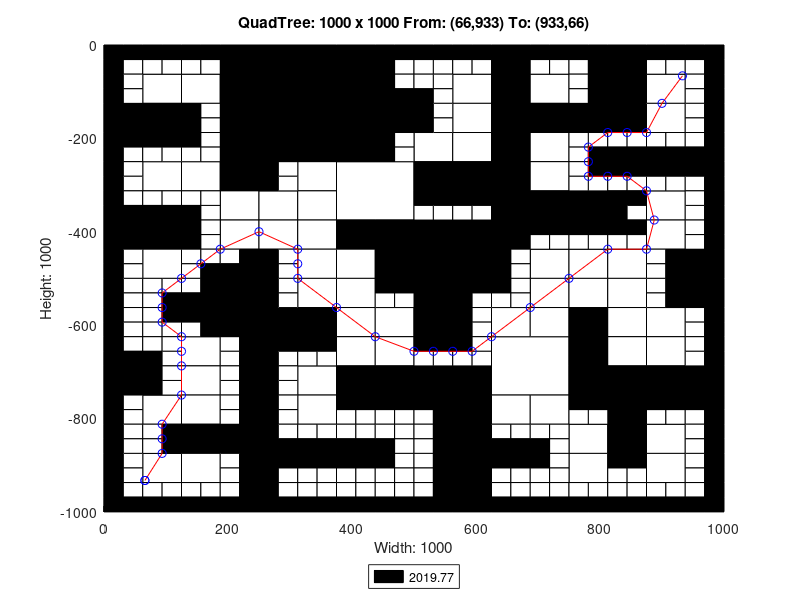

Recreate this plot in MATLAB.
axis([0 1000 -1000 0]);
title('QuadTree: 1000 x 1000 From: (66,933) To: (933,66)');
xlabel('Width: 1000');
ylabel('Height: 1000');
rectangle('Position',[250 -125 125 125], 'FaceColor',[0 0 0]);
rectangle('Position',[250 -250 125 125], 'FaceColor',[0 0 0]);
rectangle('Position',[375 -375 125 125], 'FaceColor',[1 1 1]);
rectangle('Position',[500 -500 125 125], 'FaceColor',[0 0 0]);
rectangle('Position',[625 -750 125 125], 'FaceColor',[1 1 1]);
rectangle('Position',[62.5 -125 62.5 62.5], 'FaceColor',[1 1 1]);
rectangle('Position',[187.5 -62.5 62.5 62.5], 'FaceColor',[0 0 0]);
rectangle('Position',[125 -125 62.5 62.5], 'FaceColor',[1 1 1]);
rectangle('Position',[187.5 -125 62.5 62.5], 'FaceColor',[0 0 0]);
rectangle('Position',[0 -187.5 62.5 62.5], 'FaceColor',[0 0 0]);
rectangle('Position',[62.5 -187.5 62.5 62.5], 'FaceColor',[0 0 0]);
rectangle('Position',[187.5 -187.5 62.5 62.5], 'FaceColor',[0 0 0]);
rectangle('Position',[187.5 -250 62.5 62.5], 'FaceColor',[0 0 0]);
rectangle('Position',[375 -62.5 62.5 62.5], 'FaceColor',[0 0 0]);
rectangle('Position',[375 -125 62.5 62.5], 'FaceColor',[0 0 0]);
rectangle('Position',[375 -187.5 62.5 62.5], 'FaceColor',[0 0 0]);
rectangle('Position',[437.5 -187.5 62.5 62.5], 'FaceColor',[0 0 0]);
rectangle('Position',[375 -250 62.5 62.5], 'FaceColor',[0 0 0]);
rectangle('Position',[62.5 -312.5 62.5 62.5], 'FaceColor',[1 1 1]);
rectangle('Position',[125 -312.5 62.5 62.5], 'FaceColor',[1 1 1]);
rectangle('Position',[187.5 -312.5 62.5 62.5], 'FaceColor',[0 0 0]);
rectangle('Position',[187.5 -375 62.5 62.5], 'FaceColor',[1 1 1]);
rectangle('Position',[0 -437.5 62.5 62.5], 'FaceColor',[0 0 0]);
rectangle('Position',[62.5 -437.5 62.5 62.5], 'FaceColor',[0 0 0]);
rectangle('Position',[62.5 -500 62.5 62.5], 'FaceColor',[1 1 1]);
rectangle('Position',[187.5 -437.5 62.5 62.5], 'FaceColor',[1 1 1]);
rectangle('Position',[312.5 -312.5 62.5 62.5], 'FaceColor',[1 1 1]);
rectangle('Position',[250 -375 62.5 62.5], 'FaceColor',[1 1 1]);
rectangle('Position',[312.5 -375 62.5 62.5], 'FaceColor',[1 1 1]);
rectangle('Position',[250 -437.5 62.5 62.5], 'FaceColor',[1 1 1]);
rectangle('Position',[312.5 -437.5 62.5 62.5], 'FaceColor',[1 1 1]);
rectangle('Position',[312.5 -500 62.5 62.5], 'FaceColor',[1 1 1]);
rectangle('Position',[375 -437.5 62.5 62.5], 'FaceColor',[0 0 0]);
rectangle('Position',[437.5 -437.5 62.5 62.5], 'FaceColor',[0 0 0]);
rectangle('Position',[375 -500 62.5 62.5], 'FaceColor',[1 1 1]);
rectangle('Position',[437.5 -500 62.5 62.5], 'FaceColor',[0 0 0]);
rectangle('Position',[562.5 -125 62.5 62.5], 'FaceColor',[1 1 1]);
rectangle('Position',[625 -62.5 62.5 62.5], 'FaceColor',[0 0 0]);
rectangle('Position',[625 -125 62.5 62.5], 'FaceColor',[0 0 0]);
rectangle('Position',[687.5 -125 62.5 62.5], 'FaceColor',[1 1 1]);
rectangle('Position',[562.5 -187.5 62.5 62.5], 'FaceColor',[1 1 1]);
rectangle('Position',[500 -250 62.5 62.5], 'FaceColor',[1 1 1]);
rectangle('Position',[562.5 -250 62.5 62.5], 'FaceColor',[1 1 1]);
rectangle('Position',[625 -187.5 62.5 62.5], 'FaceColor',[0 0 0]);
rectangle('Position',[687.5 -187.5 62.5 62.5], 'FaceColor',[0 0 0]);
rectangle('Position',[625 -250 62.5 62.5], 'FaceColor',[0 0 0]);
rectangle('Position',[687.5 -250 62.5 62.5], 'FaceColor',[1 1 1]);
rectangle('Position',[812.5 -62.5 62.5 62.5], 'FaceColor',[0 0 0]);
rectangle('Position',[812.5 -125 62.5 62.5], 'FaceColor',[0 0 0]);
rectangle('Position',[875 -125 62.5 62.5], 'FaceColor',[1 1 1]);
rectangle('Position',[750 -187.5 62.5 62.5], 'FaceColor',[0 0 0]);
rectangle('Position',[812.5 -187.5 62.5 62.5], 'FaceColor',[0 0 0]);
rectangle('Position',[875 -187.5 62.5 62.5], 'FaceColor',[1 1 1]);
rectangle('Position',[500 -312.5 62.5 62.5], 'FaceColor',[0 0 0]);
rectangle('Position',[562.5 -312.5 62.5 62.5], 'FaceColor',[0 0 0]);
rectangle('Position',[625 -312.5 62.5 62.5], 'FaceColor',[0 0 0]);
rectangle('Position',[687.5 -312.5 62.5 62.5], 'FaceColor',[1 1 1]);
rectangle('Position',[625 -375 62.5 62.5], 'FaceColor',[0 0 0]);
rectangle('Position',[687.5 -375 62.5 62.5], 'FaceColor',[0 0 0]);
rectangle('Position',[625 -437.5 62.5 62.5], 'FaceColor',[0 0 0]);
rectangle('Position',[687.5 -500 62.5 62.5], 'FaceColor',[1 1 1]);
rectangle('Position',[750 -375 62.5 62.5], 'FaceColor',[0 0 0]);
rectangle('Position',[875 -375 62.5 62.5], 'FaceColor',[1 1 1]);
rectangle('Position',[750 -500 62.5 62.5], 'FaceColor',[1 1 1]);
rectangle('Position',[812.5 -500 62.5 62.5], 'FaceColor',[1 1 1]);
rectangle('Position',[875 -437.5 62.5 62.5], 'FaceColor',[1 1 1]);
rectangle('Position',[937.5 -500 62.5 62.5], 'FaceColor',[0 0 0]);
rectangle('Position',[187.5 -562.5 62.5 62.5], 'FaceColor',[0 0 0]);
rectangle('Position',[187.5 -625 62.5 62.5], 'FaceColor',[0 0 0]);
rectangle('Position',[0 -750 62.5 62.5], 'FaceColor',[0 0 0]);
rectangle('Position',[125 -687.5 62.5 62.5], 'FaceColor',[1 1 1]);
rectangle('Position',[125 -750 62.5 62.5], 'FaceColor',[1 1 1]);
rectangle('Position',[312.5 -562.5 62.5 62.5], 'FaceColor',[1 1 1]);
rectangle('Position',[250 -625 62.5 62.5], 'FaceColor',[0 0 0]);
rectangle('Position',[312.5 -625 62.5 62.5], 'FaceColor',[0 0 0]);
rectangle('Position',[375 -562.5 62.5 62.5], 'FaceColor',[1 1 1]);
rectangle('Position',[375 -625 62.5 62.5], 'FaceColor',[1 1 1]);
rectangle('Position',[437.5 -625 62.5 62.5], 'FaceColor',[1 1 1]);
rectangle('Position',[312.5 -750 62.5 62.5], 'FaceColor',[1 1 1]);
rectangle('Position',[375 -687.5 62.5 62.5], 'FaceColor',[1 1 1]);
rectangle('Position',[437.5 -687.5 62.5 62.5], 'FaceColor',[1 1 1]);
rectangle('Position',[375 -750 62.5 62.5], 'FaceColor',[0 0 0]);
rectangle('Position',[437.5 -750 62.5 62.5], 'FaceColor',[0 0 0]);
rectangle('Position',[62.5 -812.5 62.5 62.5], 'FaceColor',[1 1 1]);
rectangle('Position',[125 -812.5 62.5 62.5], 'FaceColor',[1 1 1]);
rectangle('Position',[125 -875 62.5 62.5], 'FaceColor',[0 0 0]);
rectangle('Position',[187.5 -875 62.5 62.5], 'FaceColor',[0 0 0]);
rectangle('Position',[62.5 -937.5 62.5 62.5], 'FaceColor',[1 1 1]);
rectangle('Position',[125 -937.5 62.5 62.5], 'FaceColor',[1 1 1]);
rectangle('Position',[312.5 -812.5 62.5 62.5], 'FaceColor',[1 1 1]);
rectangle('Position',[500 -562.5 62.5 62.5], 'FaceColor',[0 0 0]);
rectangle('Position',[500 -625 62.5 62.5], 'FaceColor',[0 0 0]);
rectangle('Position',[687.5 -562.5 62.5 62.5], 'FaceColor',[1 1 1]);
rectangle('Position',[625 -625 62.5 62.5], 'FaceColor',[1 1 1]);
rectangle('Position',[687.5 -625 62.5 62.5], 'FaceColor',[1 1 1]);
rectangle('Position',[500 -750 62.5 62.5], 'FaceColor',[0 0 0]);
rectangle('Position',[562.5 -750 62.5 62.5], 'FaceColor',[0 0 0]);
rectangle('Position',[750 -562.5 62.5 62.5], 'FaceColor',[1 1 1]);
rectangle('Position',[812.5 -562.5 62.5 62.5], 'FaceColor',[1 1 1]);
rectangle('Position',[750 -625 62.5 62.5], 'FaceColor',[0 0 0]);
rectangle('Position',[812.5 -625 62.5 62.5], 'FaceColor',[1 1 1]);
rectangle('Position',[937.5 -562.5 62.5 62.5], 'FaceColor',[0 0 0]);
rectangle('Position',[875 -625 62.5 62.5], 'FaceColor',[1 1 1]);
rectangle('Position',[750 -687.5 62.5 62.5], 'FaceColor',[0 0 0]);
rectangle('Position',[812.5 -687.5 62.5 62.5], 'FaceColor',[1 1 1]);
rectangle('Position',[750 -750 62.5 62.5], 'FaceColor',[0 0 0]);
rectangle('Position',[812.5 -750 62.5 62.5], 'FaceColor',[0 0 0]);
rectangle('Position',[875 -687.5 62.5 62.5], 'FaceColor',[1 1 1]);
rectangle('Position',[875 -750 62.5 62.5], 'FaceColor',[0 0 0]);
rectangle('Position',[937.5 -750 62.5 62.5], 'FaceColor',[0 0 0]);
rectangle('Position',[562.5 -812.5 62.5 62.5], 'FaceColor',[0 0 0]);
rectangle('Position',[562.5 -875 62.5 62.5], 'FaceColor',[0 0 0]);
rectangle('Position',[625 -812.5 62.5 62.5], 'FaceColor',[1 1 1]);
rectangle('Position',[687.5 -812.5 62.5 62.5], 'FaceColor',[1 1 1]);
rectangle('Position',[562.5 -937.5 62.5 62.5], 'FaceColor',[0 0 0]);
rectangle('Position',[562.5 -1000 62.5 62.5], 'FaceColor',[0 0 0]);
rectangle('Position',[812.5 -812.5 62.5 62.5], 'FaceColor',[0 0 0]);
rectangle('Position',[750 -875 62.5 62.5], 'FaceColor',[1 1 1]);
rectangle('Position',[812.5 -875 62.5 62.5], 'FaceColor',[0 0 0]);
rectangle('Position',[875 -875 62.5 62.5], 'FaceColor',[1 1 1]);
rectangle('Position',[750 -937.5 62.5 62.5], 'FaceColor',[1 1 1]);
rectangle('Position',[875 -937.5 62.5 62.5], 'FaceColor',[1 1 1]);
rectangle('Position',[0 -31.25 31.25 31.25], 'FaceColor',[0 0 0]);
rectangle('Position',[31.25 -31.25 31.25 31.25], 'FaceColor',[0 0 0]);
rectangle('Position',[0 -62.5 31.25 31.25], 'FaceColor',[0 0 0]);
rectangle('Position',[31.25 -62.5 31.25 31.25], 'FaceColor',[1 1 1]);
rectangle('Position',[62.5 -31.25 31.25 31.25], 'FaceColor',[0 0 0]);
rectangle('Position',[93.75 -31.25 31.25 31.25], 'FaceColor',[0 0 0]);
rectangle('Position',[62.5 -62.5 31.25 31.25], 'FaceColor',[1 1 1]);
rectangle('Position',[93.75 -62.5 31.25 31.25], 'FaceColor',[1 1 1]);
rectangle('Position',[0 -93.75 31.25 31.25], 'FaceColor',[0 0 0]);
rectangle('Position',[31.25 -93.75 31.25 31.25], 'FaceColor',[1 1 1]);
rectangle('Position',[0 -125 31.25 31.25], 'FaceColor',[0 0 0]);
rectangle('Position',[31.25 -125 31.25 31.25], 'FaceColor',[1 1 1]);
rectangle('Position',[125 -31.25 31.25 31.25], 'FaceColor',[0 0 0]);
rectangle('Position',[156.25 -31.25 31.25 31.25], 'FaceColor',[0 0 0]);
rectangle('Position',[125 -62.5 31.25 31.25], 'FaceColor',[1 1 1]);
rectangle('Position',[156.25 -62.5 31.25 31.25], 'FaceColor',[1 1 1]);
rectangle('Position',[0 -218.75 31.25 31.25], 'FaceColor',[0 0 0]);
rectangle('Position',[31.25 -218.75 31.25 31.25], 'FaceColor',[0 0 0]);
rectangle('Position',[0 -250 31.25 31.25], 'FaceColor',[0 0 0]);
rectangle('Position',[31.25 -250 31.25 31.25], 'FaceColor',[1 1 1]);
rectangle('Position',[62.5 -218.75 31.25 31.25], 'FaceColor',[0 0 0]);
rectangle('Position',[93.75 -218.75 31.25 31.25], 'FaceColor',[0 0 0]);
rectangle('Position',[62.5 -250 31.25 31.25], 'FaceColor',[1 1 1]);
rectangle('Position',[93.75 -250 31.25 31.25], 'FaceColor',[1 1 1]);
rectangle('Position',[125 -156.25 31.25 31.25], 'FaceColor',[0 0 0]);
rectangle('Position',[156.25 -156.25 31.25 31.25], 'FaceColor',[1 1 1]);
rectangle('Position',[125 -187.5 31.25 31.25], 'FaceColor',[0 0 0]);
rectangle('Position',[156.25 -187.5 31.25 31.25], 'FaceColor',[1 1 1]);
rectangle('Position',[125 -218.75 31.25 31.25], 'FaceColor',[0 0 0]);
rectangle('Position',[156.25 -218.75 31.25 31.25], 'FaceColor',[1 1 1]);
rectangle('Position',[125 -250 31.25 31.25], 'FaceColor',[1 1 1]);
rectangle('Position',[156.25 -250 31.25 31.25], 'FaceColor',[1 1 1]);
rectangle('Position',[437.5 -31.25 31.25 31.25], 'FaceColor',[0 0 0]);
rectangle('Position',[468.75 -31.25 31.25 31.25], 'FaceColor',[0 0 0]);
rectangle('Position',[437.5 -62.5 31.25 31.25], 'FaceColor',[0 0 0]);
rectangle('Position',[468.75 -62.5 31.25 31.25], 'FaceColor',[1 1 1]);
rectangle('Position',[437.5 -93.75 31.25 31.25], 'FaceColor',[0 0 0]);
rectangle('Position',[468.75 -93.75 31.25 31.25], 'FaceColor',[1 1 1]);
rectangle('Position',[437.5 -125 31.25 31.25], 'FaceColor',[0 0 0]);
rectangle('Position',[468.75 -125 31.25 31.25], 'FaceColor',[0 0 0]);
rectangle('Position',[437.5 -218.75 31.25 31.25], 'FaceColor',[0 0 0]);
rectangle('Position',[468.75 -218.75 31.25 31.25], 'FaceColor',[1 1 1]);
rectangle('Position',[437.5 -250 31.25 31.25], 'FaceColor',[0 0 0]);
rectangle('Position',[468.75 -250 31.25 31.25], 'FaceColor',[1 1 1]);
rectangle('Position',[0 -281.25 31.25 31.25], 'FaceColor',[0 0 0]);
rectangle('Position',[31.25 -281.25 31.25 31.25], 'FaceColor',[1 1 1]);
rectangle('Position',[0 -312.5 31.25 31.25], 'FaceColor',[0 0 0]);
rectangle('Position',[31.25 -312.5 31.25 31.25], 'FaceColor',[1 1 1]);
rectangle('Position',[0 -343.75 31.25 31.25], 'FaceColor',[0 0 0]);
rectangle('Position',[31.25 -343.75 31.25 31.25], 'FaceColor',[1 1 1]);
rectangle('Position',[0 -375 31.25 31.25], 'FaceColor',[0 0 0]);
rectangle('Position',[31.25 -375 31.25 31.25], 'FaceColor',[0 0 0]);
rectangle('Position',[62.5 -343.75 31.25 31.25], 'FaceColor',[1 1 1]);
rectangle('Position',[93.75 -343.75 31.25 31.25], 'FaceColor',[1 1 1]);
rectangle('Position',[62.5 -375 31.25 31.25], 'FaceColor',[0 0 0]);
rectangle('Position',[93.75 -375 31.25 31.25], 'FaceColor',[0 0 0]);
rectangle('Position',[125 -343.75 31.25 31.25], 'FaceColor',[1 1 1]);
rectangle('Position',[156.25 -343.75 31.25 31.25], 'FaceColor',[1 1 1]);
rectangle('Position',[125 -375 31.25 31.25], 'FaceColor',[0 0 0]);
rectangle('Position',[156.25 -375 31.25 31.25], 'FaceColor',[1 1 1]);
rectangle('Position',[0 -468.75 31.25 31.25], 'FaceColor',[0 0 0]);
rectangle('Position',[31.25 -468.75 31.25 31.25], 'FaceColor',[1 1 1]);
rectangle('Position',[0 -500 31.25 31.25], 'FaceColor',[0 0 0]);
rectangle('Position',[31.25 -500 31.25 31.25], 'FaceColor',[1 1 1]);
rectangle('Position',[125 -406.25 31.25 31.25], 'FaceColor',[0 0 0]);
rectangle('Position',[156.25 -406.25 31.25 31.25], 'FaceColor',[1 1 1]);
rectangle('Position',[125 -437.5 31.25 31.25], 'FaceColor',[0 0 0]);
rectangle('Position',[156.25 -437.5 31.25 31.25], 'FaceColor',[1 1 1]);
rectangle('Position',[125 -468.75 31.25 31.25], 'FaceColor',[1 1 1]);
rectangle('Position',[156.25 -468.75 31.25 31.25], 'FaceColor',[1 1 1]);
rectangle('Position',[125 -500 31.25 31.25], 'FaceColor',[1 1 1]);
rectangle('Position',[156.25 -500 31.25 31.25], 'FaceColor',[0 0 0]);
rectangle('Position',[187.5 -468.75 31.25 31.25], 'FaceColor',[1 1 1]);
rectangle('Position',[218.75 -468.75 31.25 31.25], 'FaceColor',[0 0 0]);
rectangle('Position',[187.5 -500 31.25 31.25], 'FaceColor',[0 0 0]);
rectangle('Position',[218.75 -500 31.25 31.25], 'FaceColor',[0 0 0]);
rectangle('Position',[250 -281.25 31.25 31.25], 'FaceColor',[0 0 0]);
rectangle('Position',[281.25 -281.25 31.25 31.25], 'FaceColor',[1 1 1]);
rectangle('Position',[250 -312.5 31.25 31.25], 'FaceColor',[0 0 0]);
rectangle('Position',[281.25 -312.5 31.25 31.25], 'FaceColor',[1 1 1]);
rectangle('Position',[250 -468.75 31.25 31.25], 'FaceColor',[0 0 0]);
rectangle('Position',[281.25 -468.75 31.25 31.25], 'FaceColor',[1 1 1]);
rectangle('Position',[250 -500 31.25 31.25], 'FaceColor',[0 0 0]);
rectangle('Position',[281.25 -500 31.25 31.25], 'FaceColor',[1 1 1]);
rectangle('Position',[500 -31.25 31.25 31.25], 'FaceColor',[0 0 0]);
rectangle('Position',[531.25 -31.25 31.25 31.25], 'FaceColor',[0 0 0]);
rectangle('Position',[500 -62.5 31.25 31.25], 'FaceColor',[1 1 1]);
rectangle('Position',[531.25 -62.5 31.25 31.25], 'FaceColor',[1 1 1]);
rectangle('Position',[562.5 -31.25 31.25 31.25], 'FaceColor',[0 0 0]);
rectangle('Position',[593.75 -31.25 31.25 31.25], 'FaceColor',[0 0 0]);
rectangle('Position',[562.5 -62.5 31.25 31.25], 'FaceColor',[1 1 1]);
rectangle('Position',[593.75 -62.5 31.25 31.25], 'FaceColor',[1 1 1]);
rectangle('Position',[500 -93.75 31.25 31.25], 'FaceColor',[1 1 1]);
rectangle('Position',[531.25 -93.75 31.25 31.25], 'FaceColor',[1 1 1]);
rectangle('Position',[500 -125 31.25 31.25], 'FaceColor',[0 0 0]);
rectangle('Position',[531.25 -125 31.25 31.25], 'FaceColor',[1 1 1]);
rectangle('Position',[687.5 -31.25 31.25 31.25], 'FaceColor',[0 0 0]);
rectangle('Position',[718.75 -31.25 31.25 31.25], 'FaceColor',[0 0 0]);
rectangle('Position',[687.5 -62.5 31.25 31.25], 'FaceColor',[1 1 1]);
rectangle('Position',[718.75 -62.5 31.25 31.25], 'FaceColor',[1 1 1]);
rectangle('Position',[500 -156.25 31.25 31.25], 'FaceColor',[0 0 0]);
rectangle('Position',[531.25 -156.25 31.25 31.25], 'FaceColor',[1 1 1]);
rectangle('Position',[500 -187.5 31.25 31.25], 'FaceColor',[0 0 0]);
rectangle('Position',[531.25 -187.5 31.25 31.25], 'FaceColor',[1 1 1]);
rectangle('Position',[750 -31.25 31.25 31.25], 'FaceColor',[0 0 0]);
rectangle('Position',[781.25 -31.25 31.25 31.25], 'FaceColor',[0 0 0]);
rectangle('Position',[750 -62.5 31.25 31.25], 'FaceColor',[1 1 1]);
rectangle('Position',[781.25 -62.5 31.25 31.25], 'FaceColor',[0 0 0]);
rectangle('Position',[750 -93.75 31.25 31.25], 'FaceColor',[1 1 1]);
rectangle('Position',[781.25 -93.75 31.25 31.25], 'FaceColor',[0 0 0]);
rectangle('Position',[750 -125 31.25 31.25], 'FaceColor',[1 1 1]);
rectangle('Position',[781.25 -125 31.25 31.25], 'FaceColor',[0 0 0]);
rectangle('Position',[875 -31.25 31.25 31.25], 'FaceColor',[0 0 0]);
rectangle('Position',[906.25 -31.25 31.25 31.25], 'FaceColor',[0 0 0]);
rectangle('Position',[875 -62.5 31.25 31.25], 'FaceColor',[1 1 1]);
rectangle('Position',[906.25 -62.5 31.25 31.25], 'FaceColor',[1 1 1]);
rectangle('Position',[937.5 -31.25 31.25 31.25], 'FaceColor',[0 0 0]);
rectangle('Position',[968.75 -31.25 31.25 31.25], 'FaceColor',[0 0 0]);
rectangle('Position',[937.5 -62.5 31.25 31.25], 'FaceColor',[1 1 1]);
rectangle('Position',[968.75 -62.5 31.25 31.25], 'FaceColor',[0 0 0]);
rectangle('Position',[937.5 -93.75 31.25 31.25], 'FaceColor',[1 1 1]);
rectangle('Position',[968.75 -93.75 31.25 31.25], 'FaceColor',[0 0 0]);
rectangle('Position',[937.5 -125 31.25 31.25], 'FaceColor',[1 1 1]);
rectangle('Position',[968.75 -125 31.25 31.25], 'FaceColor',[0 0 0]);
rectangle('Position',[750 -218.75 31.25 31.25], 'FaceColor',[1 1 1]);
rectangle('Position',[781.25 -218.75 31.25 31.25], 'FaceColor',[1 1 1]);
rectangle('Position',[750 -250 31.25 31.25], 'FaceColor',[1 1 1]);
rectangle('Position',[781.25 -250 31.25 31.25], 'FaceColor',[0 0 0]);
rectangle('Position',[812.5 -218.75 31.25 31.25], 'FaceColor',[1 1 1]);
rectangle('Position',[843.75 -218.75 31.25 31.25], 'FaceColor',[1 1 1]);
rectangle('Position',[812.5 -250 31.25 31.25], 'FaceColor',[0 0 0]);
rectangle('Position',[843.75 -250 31.25 31.25], 'FaceColor',[0 0 0]);
rectangle('Position',[937.5 -156.25 31.25 31.25], 'FaceColor',[1 1 1]);
rectangle('Position',[968.75 -156.25 31.25 31.25], 'FaceColor',[0 0 0]);
rectangle('Position',[937.5 -187.5 31.25 31.25], 'FaceColor',[1 1 1]);
rectangle('Position',[968.75 -187.5 31.25 31.25], 'FaceColor',[0 0 0]);
rectangle('Position',[875 -218.75 31.25 31.25], 'FaceColor',[1 1 1]);
rectangle('Position',[906.25 -218.75 31.25 31.25], 'FaceColor',[1 1 1]);
rectangle('Position',[875 -250 31.25 31.25], 'FaceColor',[0 0 0]);
rectangle('Position',[906.25 -250 31.25 31.25], 'FaceColor',[0 0 0]);
rectangle('Position',[937.5 -218.75 31.25 31.25], 'FaceColor',[1 1 1]);
rectangle('Position',[968.75 -218.75 31.25 31.25], 'FaceColor',[0 0 0]);
rectangle('Position',[937.5 -250 31.25 31.25], 'FaceColor',[0 0 0]);
rectangle('Position',[968.75 -250 31.25 31.25], 'FaceColor',[0 0 0]);
rectangle('Position',[500 -343.75 31.25 31.25], 'FaceColor',[0 0 0]);
rectangle('Position',[531.25 -343.75 31.25 31.25], 'FaceColor',[0 0 0]);
rectangle('Position',[500 -375 31.25 31.25], 'FaceColor',[1 1 1]);
rectangle('Position',[531.25 -375 31.25 31.25], 'FaceColor',[1 1 1]);
rectangle('Position',[562.5 -343.75 31.25 31.25], 'FaceColor',[0 0 0]);
rectangle('Position',[593.75 -343.75 31.25 31.25], 'FaceColor',[0 0 0]);
rectangle('Position',[562.5 -375 31.25 31.25], 'FaceColor',[1 1 1]);
rectangle('Position',[593.75 -375 31.25 31.25], 'FaceColor',[1 1 1]);
rectangle('Position',[687.5 -406.25 31.25 31.25], 'FaceColor',[0 0 0]);
rectangle('Position',[718.75 -406.25 31.25 31.25], 'FaceColor',[0 0 0]);
rectangle('Position',[687.5 -437.5 31.25 31.25], 'FaceColor',[1 1 1]);
rectangle('Position',[718.75 -437.5 31.25 31.25], 'FaceColor',[1 1 1]);
rectangle('Position',[625 -468.75 31.25 31.25], 'FaceColor',[0 0 0]);
rectangle('Position',[656.25 -468.75 31.25 31.25], 'FaceColor',[1 1 1]);
rectangle('Position',[625 -500 31.25 31.25], 'FaceColor',[0 0 0]);
rectangle('Position',[656.25 -500 31.25 31.25], 'FaceColor',[1 1 1]);
rectangle('Position',[750 -281.25 31.25 31.25], 'FaceColor',[1 1 1]);
rectangle('Position',[781.25 -281.25 31.25 31.25], 'FaceColor',[0 0 0]);
rectangle('Position',[750 -312.5 31.25 31.25], 'FaceColor',[1 1 1]);
rectangle('Position',[781.25 -312.5 31.25 31.25], 'FaceColor',[1 1 1]);
rectangle('Position',[812.5 -281.25 31.25 31.25], 'FaceColor',[0 0 0]);
rectangle('Position',[843.75 -281.25 31.25 31.25], 'FaceColor',[0 0 0]);
rectangle('Position',[812.5 -312.5 31.25 31.25], 'FaceColor',[1 1 1]);
rectangle('Position',[843.75 -312.5 31.25 31.25], 'FaceColor',[1 1 1]);
rectangle('Position',[812.5 -343.75 31.25 31.25], 'FaceColor',[0 0 0]);
rectangle('Position',[843.75 -343.75 31.25 31.25], 'FaceColor',[0 0 0]);
rectangle('Position',[812.5 -375 31.25 31.25], 'FaceColor',[0 0 0]);
rectangle('Position',[843.75 -375 31.25 31.25], 'FaceColor',[1 1 1]);
rectangle('Position',[875 -281.25 31.25 31.25], 'FaceColor',[0 0 0]);
rectangle('Position',[906.25 -281.25 31.25 31.25], 'FaceColor',[0 0 0]);
rectangle('Position',[875 -312.5 31.25 31.25], 'FaceColor',[1 1 1]);
rectangle('Position',[906.25 -312.5 31.25 31.25], 'FaceColor',[1 1 1]);
rectangle('Position',[937.5 -281.25 31.25 31.25], 'FaceColor',[0 0 0]);
rectangle('Position',[968.75 -281.25 31.25 31.25], 'FaceColor',[0 0 0]);
rectangle('Position',[937.5 -312.5 31.25 31.25], 'FaceColor',[1 1 1]);
rectangle('Position',[968.75 -312.5 31.25 31.25], 'FaceColor',[0 0 0]);
rectangle('Position',[937.5 -343.75 31.25 31.25], 'FaceColor',[1 1 1]);
rectangle('Position',[968.75 -343.75 31.25 31.25], 'FaceColor',[0 0 0]);
rectangle('Position',[937.5 -375 31.25 31.25], 'FaceColor',[1 1 1]);
rectangle('Position',[968.75 -375 31.25 31.25], 'FaceColor',[0 0 0]);
rectangle('Position',[750 -406.25 31.25 31.25], 'FaceColor',[0 0 0]);
rectangle('Position',[781.25 -406.25 31.25 31.25], 'FaceColor',[0 0 0]);
rectangle('Position',[750 -437.5 31.25 31.25], 'FaceColor',[1 1 1]);
rectangle('Position',[781.25 -437.5 31.25 31.25], 'FaceColor',[1 1 1]);
rectangle('Position',[812.5 -406.25 31.25 31.25], 'FaceColor',[0 0 0]);
rectangle('Position',[843.75 -406.25 31.25 31.25], 'FaceColor',[0 0 0]);
rectangle('Position',[812.5 -437.5 31.25 31.25], 'FaceColor',[1 1 1]);
rectangle('Position',[843.75 -437.5 31.25 31.25], 'FaceColor',[1 1 1]);
rectangle('Position',[937.5 -406.25 31.25 31.25], 'FaceColor',[1 1 1]);
rectangle('Position',[968.75 -406.25 31.25 31.25], 'FaceColor',[0 0 0]);
rectangle('Position',[937.5 -437.5 31.25 31.25], 'FaceColor',[1 1 1]);
rectangle('Position',[968.75 -437.5 31.25 31.25], 'FaceColor',[0 0 0]);
rectangle('Position',[875 -468.75 31.25 31.25], 'FaceColor',[1 1 1]);
rectangle('Position',[906.25 -468.75 31.25 31.25], 'FaceColor',[0 0 0]);
rectangle('Position',[875 -500 31.25 31.25], 'FaceColor',[1 1 1]);
rectangle('Position',[906.25 -500 31.25 31.25], 'FaceColor',[0 0 0]);
rectangle('Position',[0 -531.25 31.25 31.25], 'FaceColor',[0 0 0]);
rectangle('Position',[31.25 -531.25 31.25 31.25], 'FaceColor',[1 1 1]);
rectangle('Position',[0 -562.5 31.25 31.25], 'FaceColor',[0 0 0]);
rectangle('Position',[31.25 -562.5 31.25 31.25], 'FaceColor',[1 1 1]);
rectangle('Position',[62.5 -531.25 31.25 31.25], 'FaceColor',[1 1 1]);
rectangle('Position',[93.75 -531.25 31.25 31.25], 'FaceColor',[1 1 1]);
rectangle('Position',[62.5 -562.5 31.25 31.25], 'FaceColor',[1 1 1]);
rectangle('Position',[93.75 -562.5 31.25 31.25], 'FaceColor',[0 0 0]);
rectangle('Position',[0 -593.75 31.25 31.25], 'FaceColor',[0 0 0]);
rectangle('Position',[31.25 -593.75 31.25 31.25], 'FaceColor',[1 1 1]);
rectangle('Position',[0 -625 31.25 31.25], 'FaceColor',[0 0 0]);
rectangle('Position',[31.25 -625 31.25 31.25], 'FaceColor',[1 1 1]);
rectangle('Position',[62.5 -593.75 31.25 31.25], 'FaceColor',[1 1 1]);
rectangle('Position',[93.75 -593.75 31.25 31.25], 'FaceColor',[0 0 0]);
rectangle('Position',[62.5 -625 31.25 31.25], 'FaceColor',[1 1 1]);
rectangle('Position',[93.75 -625 31.25 31.25], 'FaceColor',[1 1 1]);
rectangle('Position',[125 -531.25 31.25 31.25], 'FaceColor',[1 1 1]);
rectangle('Position',[156.25 -531.25 31.25 31.25], 'FaceColor',[0 0 0]);
rectangle('Position',[125 -562.5 31.25 31.25], 'FaceColor',[0 0 0]);
rectangle('Position',[156.25 -562.5 31.25 31.25], 'FaceColor',[0 0 0]);
rectangle('Position',[125 -593.75 31.25 31.25], 'FaceColor',[0 0 0]);
rectangle('Position',[156.25 -593.75 31.25 31.25], 'FaceColor',[0 0 0]);
rectangle('Position',[125 -625 31.25 31.25], 'FaceColor',[1 1 1]);
rectangle('Position',[156.25 -625 31.25 31.25], 'FaceColor',[0 0 0]);
rectangle('Position',[0 -656.25 31.25 31.25], 'FaceColor',[0 0 0]);
rectangle('Position',[31.25 -656.25 31.25 31.25], 'FaceColor',[1 1 1]);
rectangle('Position',[0 -687.5 31.25 31.25], 'FaceColor',[0 0 0]);
rectangle('Position',[31.25 -687.5 31.25 31.25], 'FaceColor',[0 0 0]);
rectangle('Position',[62.5 -656.25 31.25 31.25], 'FaceColor',[1 1 1]);
rectangle('Position',[93.75 -656.25 31.25 31.25], 'FaceColor',[1 1 1]);
rectangle('Position',[62.5 -687.5 31.25 31.25], 'FaceColor',[0 0 0]);
rectangle('Position',[93.75 -687.5 31.25 31.25], 'FaceColor',[1 1 1]);
rectangle('Position',[62.5 -718.75 31.25 31.25], 'FaceColor',[0 0 0]);
rectangle('Position',[93.75 -718.75 31.25 31.25], 'FaceColor',[1 1 1]);
rectangle('Position',[62.5 -750 31.25 31.25], 'FaceColor',[0 0 0]);
rectangle('Position',[93.75 -750 31.25 31.25], 'FaceColor',[1 1 1]);
rectangle('Position',[187.5 -656.25 31.25 31.25], 'FaceColor',[1 1 1]);
rectangle('Position',[218.75 -656.25 31.25 31.25], 'FaceColor',[0 0 0]);
rectangle('Position',[187.5 -687.5 31.25 31.25], 'FaceColor',[1 1 1]);
rectangle('Position',[218.75 -687.5 31.25 31.25], 'FaceColor',[0 0 0]);
rectangle('Position',[187.5 -718.75 31.25 31.25], 'FaceColor',[1 1 1]);
rectangle('Position',[218.75 -718.75 31.25 31.25], 'FaceColor',[0 0 0]);
rectangle('Position',[187.5 -750 31.25 31.25], 'FaceColor',[1 1 1]);
rectangle('Position',[218.75 -750 31.25 31.25], 'FaceColor',[0 0 0]);
rectangle('Position',[250 -531.25 31.25 31.25], 'FaceColor',[0 0 0]);
rectangle('Position',[281.25 -531.25 31.25 31.25], 'FaceColor',[1 1 1]);
rectangle('Position',[250 -562.5 31.25 31.25], 'FaceColor',[0 0 0]);
rectangle('Position',[281.25 -562.5 31.25 31.25], 'FaceColor',[1 1 1]);
rectangle('Position',[437.5 -531.25 31.25 31.25], 'FaceColor',[0 0 0]);
rectangle('Position',[468.75 -531.25 31.25 31.25], 'FaceColor',[0 0 0]);
rectangle('Position',[437.5 -562.5 31.25 31.25], 'FaceColor',[1 1 1]);
rectangle('Position',[468.75 -562.5 31.25 31.25], 'FaceColor',[1 1 1]);
rectangle('Position',[250 -656.25 31.25 31.25], 'FaceColor',[0 0 0]);
rectangle('Position',[281.25 -656.25 31.25 31.25], 'FaceColor',[0 0 0]);
rectangle('Position',[250 -687.5 31.25 31.25], 'FaceColor',[0 0 0]);
rectangle('Position',[281.25 -687.5 31.25 31.25], 'FaceColor',[1 1 1]);
rectangle('Position',[312.5 -656.25 31.25 31.25], 'FaceColor',[0 0 0]);
rectangle('Position',[343.75 -656.25 31.25 31.25], 'FaceColor',[0 0 0]);
rectangle('Position',[312.5 -687.5 31.25 31.25], 'FaceColor',[1 1 1]);
rectangle('Position',[343.75 -687.5 31.25 31.25], 'FaceColor',[1 1 1]);
rectangle('Position',[250 -718.75 31.25 31.25], 'FaceColor',[0 0 0]);
rectangle('Position',[281.25 -718.75 31.25 31.25], 'FaceColor',[1 1 1]);
rectangle('Position',[250 -750 31.25 31.25], 'FaceColor',[0 0 0]);
rectangle('Position',[281.25 -750 31.25 31.25], 'FaceColor',[1 1 1]);
rectangle('Position',[0 -781.25 31.25 31.25], 'FaceColor',[0 0 0]);
rectangle('Position',[31.25 -781.25 31.25 31.25], 'FaceColor',[1 1 1]);
rectangle('Position',[0 -812.5 31.25 31.25], 'FaceColor',[0 0 0]);
rectangle('Position',[31.25 -812.5 31.25 31.25], 'FaceColor',[1 1 1]);
rectangle('Position',[0 -843.75 31.25 31.25], 'FaceColor',[0 0 0]);
rectangle('Position',[31.25 -843.75 31.25 31.25], 'FaceColor',[1 1 1]);
rectangle('Position',[0 -875 31.25 31.25], 'FaceColor',[0 0 0]);
rectangle('Position',[31.25 -875 31.25 31.25], 'FaceColor',[1 1 1]);
rectangle('Position',[62.5 -843.75 31.25 31.25], 'FaceColor',[1 1 1]);
rectangle('Position',[93.75 -843.75 31.25 31.25], 'FaceColor',[0 0 0]);
rectangle('Position',[62.5 -875 31.25 31.25], 'FaceColor',[1 1 1]);
rectangle('Position',[93.75 -875 31.25 31.25], 'FaceColor',[0 0 0]);
rectangle('Position',[187.5 -781.25 31.25 31.25], 'FaceColor',[1 1 1]);
rectangle('Position',[218.75 -781.25 31.25 31.25], 'FaceColor',[0 0 0]);
rectangle('Position',[187.5 -812.5 31.25 31.25], 'FaceColor',[1 1 1]);
rectangle('Position',[218.75 -812.5 31.25 31.25], 'FaceColor',[0 0 0]);
rectangle('Position',[0 -906.25 31.25 31.25], 'FaceColor',[0 0 0]);
rectangle('Position',[31.25 -906.25 31.25 31.25], 'FaceColor',[1 1 1]);
rectangle('Position',[0 -937.5 31.25 31.25], 'FaceColor',[0 0 0]);
rectangle('Position',[31.25 -937.5 31.25 31.25], 'FaceColor',[1 1 1]);
rectangle('Position',[0 -968.75 31.25 31.25], 'FaceColor',[0 0 0]);
rectangle('Position',[31.25 -968.75 31.25 31.25], 'FaceColor',[1 1 1]);
rectangle('Position',[0 -1000 31.25 31.25], 'FaceColor',[0 0 0]);
rectangle('Position',[31.25 -1000 31.25 31.25], 'FaceColor',[0 0 0]);
rectangle('Position',[62.5 -968.75 31.25 31.25], 'FaceColor',[1 1 1]);
rectangle('Position',[93.75 -968.75 31.25 31.25], 'FaceColor',[1 1 1]);
rectangle('Position',[62.5 -1000 31.25 31.25], 'FaceColor',[0 0 0]);
rectangle('Position',[93.75 -1000 31.25 31.25], 'FaceColor',[0 0 0]);
rectangle('Position',[187.5 -906.25 31.25 31.25], 'FaceColor',[1 1 1]);
rectangle('Position',[218.75 -906.25 31.25 31.25], 'FaceColor',[0 0 0]);
rectangle('Position',[187.5 -937.5 31.25 31.25], 'FaceColor',[1 1 1]);
rectangle('Position',[218.75 -937.5 31.25 31.25], 'FaceColor',[0 0 0]);
rectangle('Position',[125 -968.75 31.25 31.25], 'FaceColor',[1 1 1]);
rectangle('Position',[156.25 -968.75 31.25 31.25], 'FaceColor',[1 1 1]);
rectangle('Position',[125 -1000 31.25 31.25], 'FaceColor',[0 0 0]);
rectangle('Position',[156.25 -1000 31.25 31.25], 'FaceColor',[0 0 0]);
rectangle('Position',[187.5 -968.75 31.25 31.25], 'FaceColor',[1 1 1]);
rectangle('Position',[218.75 -968.75 31.25 31.25], 'FaceColor',[0 0 0]);
rectangle('Position',[187.5 -1000 31.25 31.25], 'FaceColor',[0 0 0]);
rectangle('Position',[218.75 -1000 31.25 31.25], 'FaceColor',[0 0 0]);
rectangle('Position',[250 -781.25 31.25 31.25], 'FaceColor',[0 0 0]);
rectangle('Position',[281.25 -781.25 31.25 31.25], 'FaceColor',[1 1 1]);
rectangle('Position',[250 -812.5 31.25 31.25], 'FaceColor',[0 0 0]);
rectangle('Position',[281.25 -812.5 31.25 31.25], 'FaceColor',[1 1 1]);
rectangle('Position',[250 -843.75 31.25 31.25], 'FaceColor',[0 0 0]);
rectangle('Position',[281.25 -843.75 31.25 31.25], 'FaceColor',[1 1 1]);
rectangle('Position',[250 -875 31.25 31.25], 'FaceColor',[0 0 0]);
rectangle('Position',[281.25 -875 31.25 31.25], 'FaceColor',[0 0 0]);
rectangle('Position',[312.5 -843.75 31.25 31.25], 'FaceColor',[1 1 1]);
rectangle('Position',[343.75 -843.75 31.25 31.25], 'FaceColor',[1 1 1]);
rectangle('Position',[312.5 -875 31.25 31.25], 'FaceColor',[0 0 0]);
rectangle('Position',[343.75 -875 31.25 31.25], 'FaceColor',[0 0 0]);
rectangle('Position',[375 -781.25 31.25 31.25], 'FaceColor',[0 0 0]);
rectangle('Position',[406.25 -781.25 31.25 31.25], 'FaceColor',[0 0 0]);
rectangle('Position',[375 -812.5 31.25 31.25], 'FaceColor',[1 1 1]);
rectangle('Position',[406.25 -812.5 31.25 31.25], 'FaceColor',[1 1 1]);
rectangle('Position',[437.5 -781.25 31.25 31.25], 'FaceColor',[0 0 0]);
rectangle('Position',[468.75 -781.25 31.25 31.25], 'FaceColor',[0 0 0]);
rectangle('Position',[437.5 -812.5 31.25 31.25], 'FaceColor',[1 1 1]);
rectangle('Position',[468.75 -812.5 31.25 31.25], 'FaceColor',[1 1 1]);
rectangle('Position',[375 -843.75 31.25 31.25], 'FaceColor',[1 1 1]);
rectangle('Position',[406.25 -843.75 31.25 31.25], 'FaceColor',[1 1 1]);
rectangle('Position',[375 -875 31.25 31.25], 'FaceColor',[0 0 0]);
rectangle('Position',[406.25 -875 31.25 31.25], 'FaceColor',[0 0 0]);
rectangle('Position',[437.5 -843.75 31.25 31.25], 'FaceColor',[1 1 1]);
rectangle('Position',[468.75 -843.75 31.25 31.25], 'FaceColor',[1 1 1]);
rectangle('Position',[437.5 -875 31.25 31.25], 'FaceColor',[0 0 0]);
rectangle('Position',[468.75 -875 31.25 31.25], 'FaceColor',[1 1 1]);
rectangle('Position',[250 -906.25 31.25 31.25], 'FaceColor',[0 0 0]);
rectangle('Position',[281.25 -906.25 31.25 31.25], 'FaceColor',[0 0 0]);
rectangle('Position',[250 -937.5 31.25 31.25], 'FaceColor',[0 0 0]);
rectangle('Position',[281.25 -937.5 31.25 31.25], 'FaceColor',[1 1 1]);
rectangle('Position',[312.5 -906.25 31.25 31.25], 'FaceColor',[0 0 0]);
rectangle('Position',[343.75 -906.25 31.25 31.25], 'FaceColor',[0 0 0]);
rectangle('Position',[312.5 -937.5 31.25 31.25], 'FaceColor',[1 1 1]);
rectangle('Position',[343.75 -937.5 31.25 31.25], 'FaceColor',[1 1 1]);
rectangle('Position',[250 -968.75 31.25 31.25], 'FaceColor',[0 0 0]);
rectangle('Position',[281.25 -968.75 31.25 31.25], 'FaceColor',[1 1 1]);
rectangle('Position',[250 -1000 31.25 31.25], 'FaceColor',[0 0 0]);
rectangle('Position',[281.25 -1000 31.25 31.25], 'FaceColor',[0 0 0]);
rectangle('Position',[312.5 -968.75 31.25 31.25], 'FaceColor',[1 1 1]);
rectangle('Position',[343.75 -968.75 31.25 31.25], 'FaceColor',[1 1 1]);
rectangle('Position',[312.5 -1000 31.25 31.25], 'FaceColor',[0 0 0]);
rectangle('Position',[343.75 -1000 31.25 31.25], 'FaceColor',[0 0 0]);
rectangle('Position',[375 -906.25 31.25 31.25], 'FaceColor',[0 0 0]);
rectangle('Position',[406.25 -906.25 31.25 31.25], 'FaceColor',[0 0 0]);
rectangle('Position',[375 -937.5 31.25 31.25], 'FaceColor',[1 1 1]);
rectangle('Position',[406.25 -937.5 31.25 31.25], 'FaceColor',[1 1 1]);
rectangle('Position',[437.5 -906.25 31.25 31.25], 'FaceColor',[0 0 0]);
rectangle('Position',[468.75 -906.25 31.25 31.25], 'FaceColor',[1 1 1]);
rectangle('Position',[437.5 -937.5 31.25 31.25], 'FaceColor',[1 1 1]);
rectangle('Position',[468.75 -937.5 31.25 31.25], 'FaceColor',[1 1 1]);
rectangle('Position',[375 -968.75 31.25 31.25], 'FaceColor',[1 1 1]);
rectangle('Position',[406.25 -968.75 31.25 31.25], 'FaceColor',[1 1 1]);
rectangle('Position',[375 -1000 31.25 31.25], 'FaceColor',[0 0 0]);
rectangle('Position',[406.25 -1000 31.25 31.25], 'FaceColor',[0 0 0]);
rectangle('Position',[437.5 -968.75 31.25 31.25], 'FaceColor',[1 1 1]);
rectangle('Position',[468.75 -968.75 31.25 31.25], 'FaceColor',[1 1 1]);
rectangle('Position',[437.5 -1000 31.25 31.25], 'FaceColor',[0 0 0]);
rectangle('Position',[468.75 -1000 31.25 31.25], 'FaceColor',[0 0 0]);
rectangle('Position',[562.5 -531.25 31.25 31.25], 'FaceColor',[0 0 0]);
rectangle('Position',[593.75 -531.25 31.25 31.25], 'FaceColor',[0 0 0]);
rectangle('Position',[562.5 -562.5 31.25 31.25], 'FaceColor',[0 0 0]);
rectangle('Position',[593.75 -562.5 31.25 31.25], 'FaceColor',[1 1 1]);
rectangle('Position',[562.5 -593.75 31.25 31.25], 'FaceColor',[0 0 0]);
rectangle('Position',[593.75 -593.75 31.25 31.25], 'FaceColor',[1 1 1]);
rectangle('Position',[562.5 -625 31.25 31.25], 'FaceColor',[0 0 0]);
rectangle('Position',[593.75 -625 31.25 31.25], 'FaceColor',[1 1 1]);
rectangle('Position',[625 -531.25 31.25 31.25], 'FaceColor',[0 0 0]);
rectangle('Position',[656.25 -531.25 31.25 31.25], 'FaceColor',[1 1 1]);
rectangle('Position',[625 -562.5 31.25 31.25], 'FaceColor',[1 1 1]);
rectangle('Position',[656.25 -562.5 31.25 31.25], 'FaceColor',[1 1 1]);
rectangle('Position',[500 -656.25 31.25 31.25], 'FaceColor',[0 0 0]);
rectangle('Position',[531.25 -656.25 31.25 31.25], 'FaceColor',[0 0 0]);
rectangle('Position',[500 -687.5 31.25 31.25], 'FaceColor',[1 1 1]);
rectangle('Position',[531.25 -687.5 31.25 31.25], 'FaceColor',[1 1 1]);
rectangle('Position',[562.5 -656.25 31.25 31.25], 'FaceColor',[0 0 0]);
rectangle('Position',[593.75 -656.25 31.25 31.25], 'FaceColor',[1 1 1]);
rectangle('Position',[562.5 -687.5 31.25 31.25], 'FaceColor',[1 1 1]);
rectangle('Position',[593.75 -687.5 31.25 31.25], 'FaceColor',[1 1 1]);
rectangle('Position',[875 -531.25 31.25 31.25], 'FaceColor',[1 1 1]);
rectangle('Position',[906.25 -531.25 31.25 31.25], 'FaceColor',[0 0 0]);
rectangle('Position',[875 -562.5 31.25 31.25], 'FaceColor',[1 1 1]);
rectangle('Position',[906.25 -562.5 31.25 31.25], 'FaceColor',[0 0 0]);
rectangle('Position',[937.5 -593.75 31.25 31.25], 'FaceColor',[1 1 1]);
rectangle('Position',[968.75 -593.75 31.25 31.25], 'FaceColor',[0 0 0]);
rectangle('Position',[937.5 -625 31.25 31.25], 'FaceColor',[1 1 1]);
rectangle('Position',[968.75 -625 31.25 31.25], 'FaceColor',[0 0 0]);
rectangle('Position',[937.5 -656.25 31.25 31.25], 'FaceColor',[1 1 1]);
rectangle('Position',[968.75 -656.25 31.25 31.25], 'FaceColor',[0 0 0]);
rectangle('Position',[937.5 -687.5 31.25 31.25], 'FaceColor',[1 1 1]);
rectangle('Position',[968.75 -687.5 31.25 31.25], 'FaceColor',[0 0 0]);
rectangle('Position',[500 -781.25 31.25 31.25], 'FaceColor',[0 0 0]);
rectangle('Position',[531.25 -781.25 31.25 31.25], 'FaceColor',[0 0 0]);
rectangle('Position',[500 -812.5 31.25 31.25], 'FaceColor',[1 1 1]);
rectangle('Position',[531.25 -812.5 31.25 31.25], 'FaceColor',[0 0 0]);
rectangle('Position',[500 -843.75 31.25 31.25], 'FaceColor',[1 1 1]);
rectangle('Position',[531.25 -843.75 31.25 31.25], 'FaceColor',[0 0 0]);
rectangle('Position',[500 -875 31.25 31.25], 'FaceColor',[1 1 1]);
rectangle('Position',[531.25 -875 31.25 31.25], 'FaceColor',[0 0 0]);
rectangle('Position',[625 -843.75 31.25 31.25], 'FaceColor',[1 1 1]);
rectangle('Position',[656.25 -843.75 31.25 31.25], 'FaceColor',[1 1 1]);
rectangle('Position',[625 -875 31.25 31.25], 'FaceColor',[0 0 0]);
rectangle('Position',[656.25 -875 31.25 31.25], 'FaceColor',[0 0 0]);
rectangle('Position',[687.5 -843.75 31.25 31.25], 'FaceColor',[1 1 1]);
rectangle('Position',[718.75 -843.75 31.25 31.25], 'FaceColor',[1 1 1]);
rectangle('Position',[687.5 -875 31.25 31.25], 'FaceColor',[0 0 0]);
rectangle('Position',[718.75 -875 31.25 31.25], 'FaceColor',[1 1 1]);
rectangle('Position',[500 -906.25 31.25 31.25], 'FaceColor',[1 1 1]);
rectangle('Position',[531.25 -906.25 31.25 31.25], 'FaceColor',[0 0 0]);
rectangle('Position',[500 -937.5 31.25 31.25], 'FaceColor',[1 1 1]);
rectangle('Position',[531.25 -937.5 31.25 31.25], 'FaceColor',[0 0 0]);
rectangle('Position',[500 -968.75 31.25 31.25], 'FaceColor',[1 1 1]);
rectangle('Position',[531.25 -968.75 31.25 31.25], 'FaceColor',[0 0 0]);
rectangle('Position',[500 -1000 31.25 31.25], 'FaceColor',[0 0 0]);
rectangle('Position',[531.25 -1000 31.25 31.25], 'FaceColor',[0 0 0]);
rectangle('Position',[625 -906.25 31.25 31.25], 'FaceColor',[0 0 0]);
rectangle('Position',[656.25 -906.25 31.25 31.25], 'FaceColor',[0 0 0]);
rectangle('Position',[625 -937.5 31.25 31.25], 'FaceColor',[1 1 1]);
rectangle('Position',[656.25 -937.5 31.25 31.25], 'FaceColor',[1 1 1]);
rectangle('Position',[687.5 -906.25 31.25 31.25], 'FaceColor',[0 0 0]);
rectangle('Position',[718.75 -906.25 31.25 31.25], 'FaceColor',[1 1 1]);
rectangle('Position',[687.5 -937.5 31.25 31.25], 'FaceColor',[1 1 1]);
rectangle('Position',[718.75 -937.5 31.25 31.25], 'FaceColor',[1 1 1]);
rectangle('Position',[625 -968.75 31.25 31.25], 'FaceColor',[1 1 1]);
rectangle('Position',[656.25 -968.75 31.25 31.25], 'FaceColor',[1 1 1]);
rectangle('Position',[625 -1000 31.25 31.25], 'FaceColor',[0 0 0]);
rectangle('Position',[656.25 -1000 31.25 31.25], 'FaceColor',[0 0 0]);
rectangle('Position',[687.5 -968.75 31.25 31.25], 'FaceColor',[1 1 1]);
rectangle('Position',[718.75 -968.75 31.25 31.25], 'FaceColor',[1 1 1]);
rectangle('Position',[687.5 -1000 31.25 31.25], 'FaceColor',[0 0 0]);
rectangle('Position',[718.75 -1000 31.25 31.25], 'FaceColor',[0 0 0]);
rectangle('Position',[750 -781.25 31.25 31.25], 'FaceColor',[0 0 0]);
rectangle('Position',[781.25 -781.25 31.25 31.25], 'FaceColor',[0 0 0]);
rectangle('Position',[750 -812.5 31.25 31.25], 'FaceColor',[1 1 1]);
rectangle('Position',[781.25 -812.5 31.25 31.25], 'FaceColor',[1 1 1]);
rectangle('Position',[875 -781.25 31.25 31.25], 'FaceColor',[0 0 0]);
rectangle('Position',[906.25 -781.25 31.25 31.25], 'FaceColor',[0 0 0]);
rectangle('Position',[875 -812.5 31.25 31.25], 'FaceColor',[1 1 1]);
rectangle('Position',[906.25 -812.5 31.25 31.25], 'FaceColor',[1 1 1]);
rectangle('Position',[937.5 -781.25 31.25 31.25], 'FaceColor',[0 0 0]);
rectangle('Position',[968.75 -781.25 31.25 31.25], 'FaceColor',[0 0 0]);
rectangle('Position',[937.5 -812.5 31.25 31.25], 'FaceColor',[1 1 1]);
rectangle('Position',[968.75 -812.5 31.25 31.25], 'FaceColor',[0 0 0]);
rectangle('Position',[937.5 -843.75 31.25 31.25], 'FaceColor',[1 1 1]);
rectangle('Position',[968.75 -843.75 31.25 31.25], 'FaceColor',[0 0 0]);
rectangle('Position',[937.5 -875 31.25 31.25], 'FaceColor',[1 1 1]);
rectangle('Position',[968.75 -875 31.25 31.25], 'FaceColor',[0 0 0]);
rectangle('Position',[812.5 -906.25 31.25 31.25], 'FaceColor',[0 0 0]);
rectangle('Position',[843.75 -906.25 31.25 31.25], 'FaceColor',[0 0 0]);
rectangle('Position',[812.5 -937.5 31.25 31.25], 'FaceColor',[1 1 1]);
rectangle('Position',[843.75 -937.5 31.25 31.25], 'FaceColor',[1 1 1]);
rectangle('Position',[750 -968.75 31.25 31.25], 'FaceColor',[1 1 1]);
rectangle('Position',[781.25 -968.75 31.25 31.25], 'FaceColor',[1 1 1]);
rectangle('Position',[750 -1000 31.25 31.25], 'FaceColor',[0 0 0]);
rectangle('Position',[781.25 -1000 31.25 31.25], 'FaceColor',[0 0 0]);
rectangle('Position',[812.5 -968.75 31.25 31.25], 'FaceColor',[1 1 1]);
rectangle('Position',[843.75 -968.75 31.25 31.25], 'FaceColor',[1 1 1]);
rectangle('Position',[812.5 -1000 31.25 31.25], 'FaceColor',[0 0 0]);
rectangle('Position',[843.75 -1000 31.25 31.25], 'FaceColor',[0 0 0]);
rectangle('Position',[937.5 -906.25 31.25 31.25], 'FaceColor',[1 1 1]);
rectangle('Position',[968.75 -906.25 31.25 31.25], 'FaceColor',[0 0 0]);
rectangle('Position',[937.5 -937.5 31.25 31.25], 'FaceColor',[1 1 1]);
rectangle('Position',[968.75 -937.5 31.25 31.25], 'FaceColor',[0 0 0]);
rectangle('Position',[875 -968.75 31.25 31.25], 'FaceColor',[1 1 1]);
rectangle('Position',[906.25 -968.75 31.25 31.25], 'FaceColor',[1 1 1]);
rectangle('Position',[875 -1000 31.25 31.25], 'FaceColor',[0 0 0]);
rectangle('Position',[906.25 -1000 31.25 31.25], 'FaceColor',[0 0 0]);
rectangle('Position',[937.5 -968.75 31.25 31.25], 'FaceColor',[1 1 1]);
rectangle('Position',[968.75 -968.75 31.25 31.25], 'FaceColor',[0 0 0]);
rectangle('Position',[937.5 -1000 31.25 31.25], 'FaceColor',[0 0 0]);
rectangle('Position',[968.75 -1000 31.25 31.25], 'FaceColor',[0 0 0]);
X=[933,900,875,843.75,812.5,781.25,781.25,781.25,812.5,843.75,875,887.5,875,812.5,750,687.5,625,593.75,562.5,531.25,500,437.5,375,312.5,312.5,312.5,250,187.5,156.25,125,93.75,93.75,93.75,125,125,125,125,93.75,93.75,93.75,66,66];
Y=[-66,-125,-187.5,-187.5,-187.5,-218.75,-250,-281.25,-281.25,-281.25,-312.5,-375,-437.5,-437.5,-500,-562.5,-625,-656.25,-656.25,-656.25,-656.25,-625,-562.5,-500,-468.75,-437.5,-400,-437.5,-468.75,-500,-531.25,-562.5,-593.75,-625,-656.25,-687.5,-750,-812.5,-843.75,-875,-933,-933];
hold on;
plot(X,Y,'r');
plot(X,Y,'bo');
legend('2019.77','Location','southoutside');
